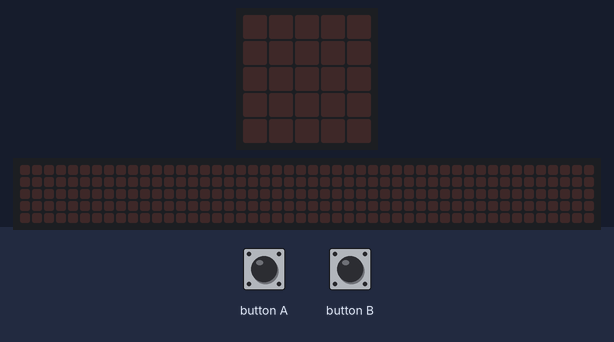
A program run on a simulated Calliope mini (MakeCode). Shown: the board's 5×5 LED display, a strip that is not on the board, showing the scrolling text unrolled. The inputs (shaded band) are chosen by the test bench. Random numbers come from a fixed seed; the 48×5 strip is a reading aid, not a part: it shows the text the display is scrolling, unrolled, one strip-width of it at a time.

Above: at 1.2 s.
1.3 s: button A pressed for 0.15 s
At 1.6 s:
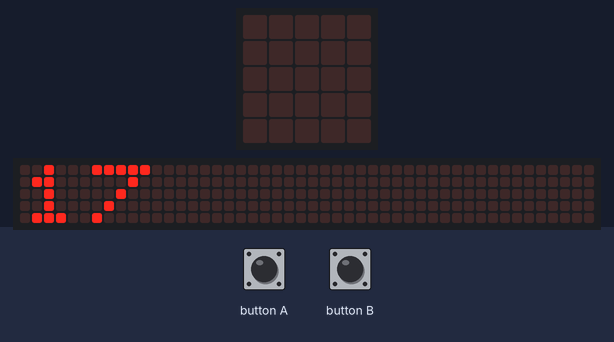
At 9.32 s:
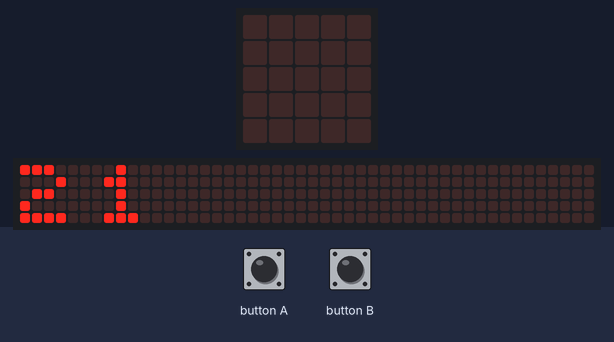
Timing chart, 0 to 10.3 s (numbered marks = the images above; inputs shaded):
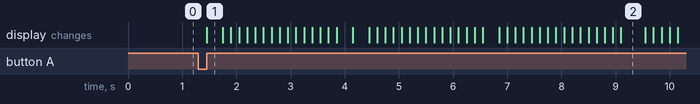

The program:

main.ts
```typescript
input.onButtonEvent(Button.A, input.buttonEventClick(), function on_button_a() {
    zahlenfolge(randint(0, 100), randint(0, 100), 2)
})
//  gibt der Zahlenfolge  die parameter an
// randint(0, 100) bedeutet das eine zufallszahl
// zwischen 0 und 100 gewählt wird und diese wird dann für
// die jeweiligen parameter eingesetzt
input.onButtonEvent(Button.B, input.buttonEventClick(), function on_button_b() {
    zahlenfolge(randint(0, 100), randint(0, 100), 2)
})
function zahlenfolge(anfang: number, ende: number, schrittweite: number) {
    let X: number;
    //  Erstellt eine methode mit drei Parametern und zwar
    //  dem start der Rechnung, dem ende der Rechnung
    //  und in welchen abstÃĪnden gezÃĪhlt wird
    if (anfang <= ende) {
        //  if bedeutet falls und prÃžft ob die bedinung gegeben ist oder nicht
        X = anfang
        while (X <= ende) {
            //  while bedeutet dann und dies wird ausgelÃķsst wenn die bedinungen von if
            //  gegeben sind
            basic.showNumber(X)
            X += schrittweite
        }
        basic.showString("")
    }

}
```

test.ts
```typescript
// Hier kann man Tests durchführen; diese Datei wird nicht kompiliert, wenn dieses Paket als Erweiterung verwendet wird.
```

Measured:
- after the input at 1.3 s, the display: changes after 0.15 s (image 1)
- what the display in image 2 shows lasts 0.5 s, from 9.1 s to 9.6 s
